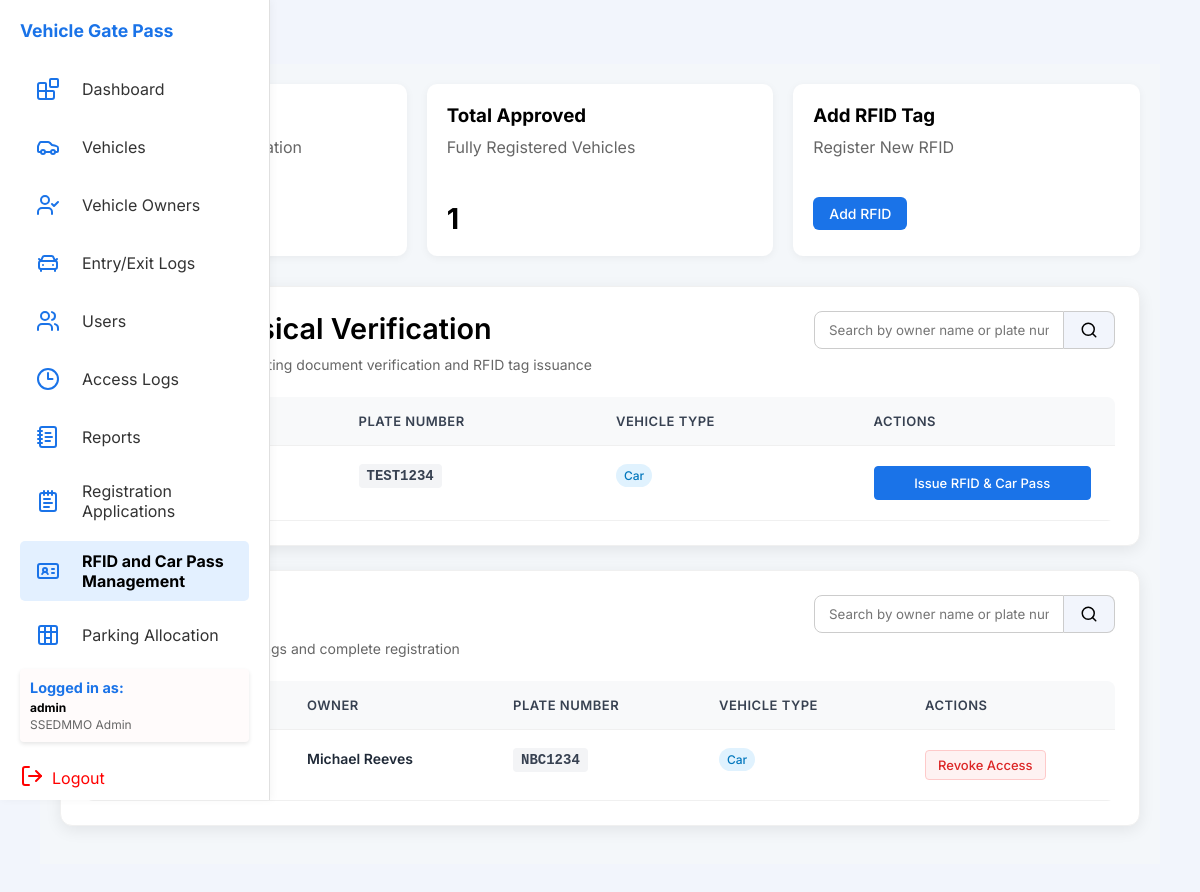
Page /php/rfid_management.php (signed in) on the committed database.
### tables this page shows
CREATE TABLE `vehicle` (
  `plateNum` varchar(20) NOT NULL,
  `OwnerID` varchar(10) DEFAULT NULL,
  `stickerID` varchar(25) DEFAULT NULL,
  `visitorID` varchar(10) DEFAULT NULL,
  `vehicleType` varchar(50) DEFAULT NULL,
  `model` varchar(50) DEFAULT NULL,
  `manufacturer` varchar(50) DEFAULT NULL,
  `color` varchar(30) DEFAULT NULL,
  `cubicCapacity` int(11) DEFAULT NULL,
  `numOfWheels` int(11) DEFAULT NULL,
  `fuelType` varchar(30) DEFAULT NULL,
  `offical_receipt` varchar(255) DEFAULT NULL,
  `cert_of_registration` varchar(255) DEFAULT NULL,
  `carpassid` varchar(20) DEFAULT NULL
);

CREATE TABLE `vehicleowner` (
  `OwnerID` varchar(10) NOT NULL,
  `fName` varchar(50) DEFAULT NULL,
  `lName` varchar(50) DEFAULT NULL,
  `mName` varchar(50) DEFAULT NULL,
  `role` varchar(30) DEFAULT NULL,
  `employment_type` varchar(50) DEFAULT NULL,
  `email` varchar(100) DEFAULT NULL,
  `contact_num` varchar(20) DEFAULT NULL,
  `schoolID` varchar(50) DEFAULT NULL,
  `college` varchar(100) DEFAULT NULL,
  `course` varchar(50) DEFAULT NULL,
  `year` varchar(10) DEFAULT NULL,
  `section` varchar(10) DEFAULT NULL,
  `academicYear` varchar(20) DEFAULT NULL,
  `registrationStatus` enum('pending','approved','rejected') DEFAULT 'pending',
  `drivers_license` varchar(255) DEFAULT NULL,
  `additional_driver_name` varchar(100) DEFAULT NULL,
  `additional_driver_relationship` varchar(50) DEFAULT NULL,
  `approvalTimestamp` timestamp NULL DEFAULT NULL
);

### php/rfid_management.php (the view, shortened to what this page needs)
<?php
$db = new Database();
$conn = $db->getConnection();
$pendingQuery = "SELECT v.*, vo.fName, vo.lName, vo.email
                FROM vehicle v
                JOIN vehicleowner vo ON v.OwnerID = vo.OwnerID
                WHERE v.stickerID IS NULL OR v.stickerID = ''
                ORDER BY vo.lName, vo.fName";
$pendingResult = $conn->query($pendingQuery);
$registeredQuery = "SELECT v.*, vo.fName, vo.lName, vo.email, r.status as rfidStatus, r.issuedBy
                   FROM vehicle v
                   JOIN vehicleowner vo ON v.OwnerID = vo.OwnerID
                   LEFT JOIN rfidtag r ON v.stickerID = r.stickerID
                   WHERE v.stickerID IS NOT NULL AND v.stickerID != ''
                   ORDER BY v.plateNum";
$registeredResult = $conn->query($registeredQuery);
include_once '../includes/header.php';
?>
<main class="main">
  <div class="stats">
    <div class="card-flex">
      <div>
        <h3>Pending RFID</h3>
        <p>Awaiting Physical Verification</p>
        <br />
        <strong class="card-num"><?php echo $pendingResult->num_rows; ?></strong>
      </div>
    </div>
    <div class="card-flex">
      <div>
        <h3>Total Approved</h3>
        <p>Fully Registered Vehicles</p>
        <br />
        <strong class="card-num"><?php echo $registeredResult->num_rows; ?></strong>
      </div>
    </div>
    <?php if ($_SESSION['role'] === 'SSEDMMO Admin'): ?>
      <div class="card-flex">
        <div>
          <h3>Add RFID Tag</h3>
          <p>Register New RFID</p>
          <br />
          <button class="btn-add-rfid">Add RFID</button>
        </div>
      </div>
    <?php endif; ?>
  </div>
  <div class="grid">
    <div class="card">
      <div class="card-header">
        <div class="card-title-section">
          <h4 class="card-title">Pending Physical Verification</h4>
          <p>
            Approved applications awaiting document verification and RFID
            tag issuance
          </p>
        </div>
        <div class="search-area">
          <div class="search-box">
            <input type="text" id="searchPending" placeholder="Search by owner name or plate number..." />
            <button class="search-btn" type="submit" title="Search">
              <svg xmlns="http://www.w3.org/2000/svg" width="18" height="18" viewBox="0 0 24 24" fill="none"
                stroke="currentColor" stroke-width="2" stroke-linecap="round" stroke-linejoin="round"
                class="lucide lucide-search-icon lucide-search">
                <path d="m21 21-4.34-4.34" />
                <circle cx="11" cy="11" r="8" />
              </svg>
            </button>
          </div>
        </div>
      </div>
      <table class="rfid-table" id="pendingTable">
        <thead>
          <tr>
            <th>Owner</th>
            <th>Plate Number</th>
            <th>Vehicle Type</th>
            <th>Actions</th>
          </tr>
        </thead>
        <tbody>
          <?php if ($pendingResult && $pendingResult->num_rows > 0): ?>
            <?php while ($row = $pendingResult->fetch_assoc()): ?>
              <tr>
                <td>
                  <div class="owner-info">
                    <strong><?php echo htmlspecialchars($row['fName'] . ' ' . $row['lName']); ?></strong>
                  </div>
                </td>
                <td><span class="plate-number"><?php echo htmlspecialchars($row['plateNum']); ?></span></td>
                <td><span class="vehicle-type"><?php echo htmlspecialchars($row['vehicleType']); ?></span></td>
                <td>
                  <div class="action-buttons">
                    <button class="btn-issue" data-id="<?php echo $row['plateNum']; ?>">Issue RFID & Car Pass</button>
                  </div>
                </td>
              </tr>
            <?php endwhile; ?>
          <?php else: ?>
            <tr>
              <td colspan="4" class="no-data">No pending vehicles found</td>
            </tr>
          <?php endif; ?>
        </tbody>
      </table>
    </div>
    <div class="card">
      <div class="card-header">
        <div class="card-title-section">
          <h4 class="card-title">RFID Records</h4>
          <p>Vehicles with issued RFID tags and complete registration</p>
        </div>
        <div class="search-area">
          <div class="search-box">
            <input type="text" id="searchRegistered" placeholder="Search by owner name or plate number..." />
            <button class="search-btn" type="submit" title="Search">
              <svg xmlns="http://www.w3.org/2000/svg" width="18" height="18" viewBox="0 0 24 24" fill="none"
                stroke="currentColor" stroke-width="2" stroke-linecap="round" stroke-linejoin="round"
                class="lucide lucide-search-icon lucide-search">
                <path d="m21 21-4.34-4.34" />
                <circle cx="11" cy="11" r="8" />
              </svg>
            </button>
          </div>
        </div>
      </div>
      <table class="rfid-table" id="registeredTable">
        <thead>
          <tr>
            <th>Sticker ID</th>
            <th>Owner</th>
            <th>Plate Number</th>
            <th>Vehicle Type</th>
            <th>Actions</th>
          </tr>
        </thead>
        <tbody>
          <?php if ($registeredResult && $registeredResult->num_rows > 0): ?>
            <?php while ($row = $registeredResult->fetch_assoc()): ?>
              <tr>
                <td><span class="sticker-id"><?php echo htmlspecialchars($row['stickerID'] ?? 'N/A'); ?></span></td>
                <td>
                  <div class="owner-info">
                    <strong><?php echo htmlspecialchars($row['fName'] . ' ' . $row['lName']); ?></strong>
                  </div>
                </td>
                <td><span class="plate-number"><?php echo htmlspecialchars($row['plateNum']); ?></span></td>
                <td><span class="vehicle-type"><?php echo htmlspecialchars($row['vehicleType']); ?></span></td>
                <td>
                  <button class="btn-revoke" data-plate="<?php echo htmlspecialchars($row['plateNum']); ?>"
                    data-sticker="<?php echo htmlspecialchars($row['stickerID'] ?? ''); ?>">
                    Revoke Access
                  </button>
                </td>
              </tr>
            <?php endwhile; ?>
          <?php else: ?>
            <tr>
              <td colspan="5" class="no-data">No registered vehicles found</td>
            </tr>
          <?php endif; ?>
        </tbody>
      </table>
    </div>
  </div>
</main>
<?php
include_once '../includes/footer.php';
?>

### css/global.css (style rules this page uses)
* { box-sizing: border-box; margin: 0; padding: 0; font-family: "Inter", sans-serif; }
body { background: #f2f5fc; padding: 40px; }
p { margin-bottom: 20px; color: #666; }
main { flex: 1; padding: 0 40px; }
.main { margin-left: 270px; padding: 32px; min-height: 100vh; background: #f4f7fa; box-sizing: border-box; }

### css/rfid_management.css (style rules this page uses)
.main { flex-grow: 1; padding: 30px; margin-top: 24px; margin-left: 270px; margin-bottom: 32px; min-height: 100vh; box-sizing: border-box; overflow-x: auto; }
.stats { display: flex; gap: 20px; margin-bottom: 30px; }
.card-flex { display: flex; flex-direction: column; align-items: flex-start; justify-content: flex-start; gap: 12px; width: 100%; background: white; padding: 20px; border-radius: 10px; box-shadow: 0 2px 8px rgba(0, 0, 0, 0.05); }
.card-title { margin-top: 0; margin-bottom: 10px; font-size: 1.8rem; font-weight: 600; color: #000000; align-self: flex-start; }
.card-flex strong { display: block; margin-top: 4px; font-size: 1.8rem; }
.card-flex p { margin-top: 10px; }
.card-header { display: flex; justify-content: space-between; align-items: flex-start; margin-bottom: 24px; gap: 20px; }
.card-title-section { flex: 1; }
.card-title-section p { margin: 8px 0 0 0; font-size: 14px; color: #666; }
.grid { display: grid; gap: 24px; }
.card { background: white; border-radius: 12px; box-shadow: 0 4px 16px rgba(0, 0, 0, 0.08); padding: 24px; border: 1px solid #f0f0f0; }
.search-area { flex-shrink: 0; display: flex; align-items: center; gap: 12px; }
.search-box { display: flex; }
.search-box input { padding: 10px 14px; border-radius: 8px 0 0 8px; border: 1px solid #ccc; width: 300px; outline: none; }
.search-btn { background: #f2f5fc; border: 1px solid #ccc; border-left: none; border-radius: 0 8px 8px 0; padding: 0 16px; display: flex; align-items: center; cursor: pointer; transition: background 0.2s; }
.rfid-table { width: 100%; border-collapse: collapse; border-radius: 8px; overflow: hidden; table-layout: fixed; }
.rfid-table th, .rfid-table td { width: auto; }
.rfid-table th, .rfid-table td { padding: 16px; text-align: left; border-bottom: 1px solid #f0f0f0; }
.rfid-table th { background-color: #f8f9fa; font-weight: 600; color: #374151; font-size: 13px; text-transform: uppercase; letter-spacing: 0.5px; }
.rfid-table tbody tr { transition: background-color 0.2s ease; }
.rfid-table td { color: #4b5563; font-size: 14px; padding: 20px 16px; vertical-align: top; white-space: nowrap; overflow: hidden; text-overflow: ellipsis; max-width: 200px; }
.btn-view, .btn-edit, .btn-delete, .btn-issue { padding: 6px 12px; margin-right: 8px; border: none; border-radius: 4px; font-size: 13px; font-weight: 500; cursor: pointer; transition: all 0.2s ease; text-transform: capitalize; }
.btn-issue { background-color: #1a73e8; color: white; border: 1px solid #1a73e8; padding: 8px 16px; }
.btn-revoke { background-color: #fef2f2; color: #dc2626; border: 1px solid #fecaca; padding: 6px 12px; border-radius: 4px; font-size: 13px; font-weight: 500; cursor: pointer; transition: all 0.2s ease; }
.owner-info { display: flex; flex-direction: column; gap: 4px; }
.owner-info strong { font-weight: 600; color: #1f2937; }
.plate-number { font-family: monospace; font-weight: 600; background: #f3f4f6; padding: 4px 8px; border-radius: 4px; color: #374151; }
.vehicle-type { background: #e0f2fe; color: #0277bd; padding: 4px 8px; border-radius: 12px; font-size: 12px; font-weight: 500; }
.action-buttons { display: flex; gap: 8px; flex-wrap: wrap; }
@media (max-width: 1200px) { .main { margin-left: 0; padding: 20px; } }
@media (max-width: 1200px) { .search-box input { width: 250px; } }
@media (max-width: 1200px) { .action-buttons { flex-direction: column; } }

### css/rfid_add_styles.css (style rules this page uses)
.btn-add-rfid { padding: 8px 16px; background: #1a73e8; color: white; border: none; border-radius: 6px; font-size: 14px; font-weight: 500; cursor: pointer; transition: all 0.2s ease; }

### rows in the picture
vehicle: plateNum "TEST1234", vehicleType "Car"
vehicle: OwnerID.lName "Michael Reeves", plateNum "NBC1234", vehicleType "Car"

### other values in the picture
$_SESSION['username'] "admin"
$_SESSION['role'] "SSEDMMO Admin"
$registeredResult->num_rows "1"
